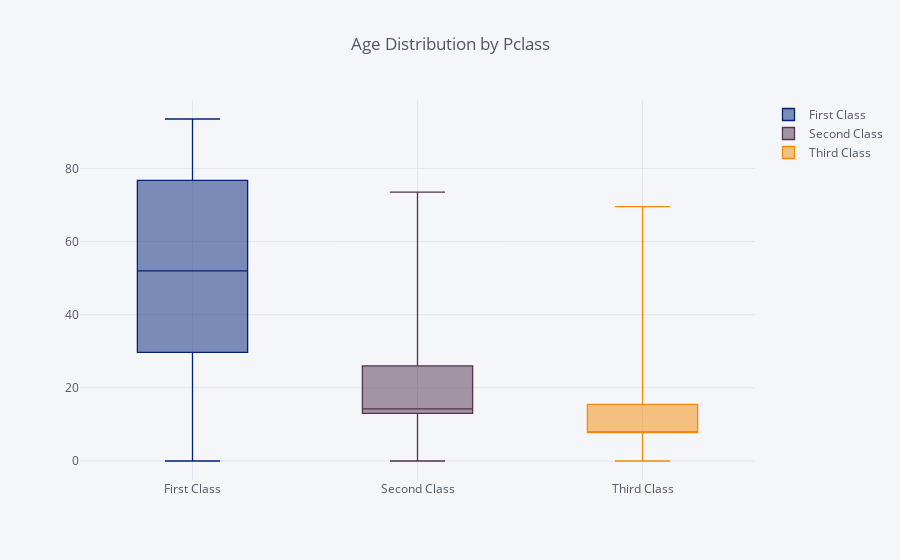

Notebook code for this chart:
### Markdown cell above
## **Age, Fare & Pclass analysis**

### Code cell
train_df_without_fareoutliers = train_df[train_df['Fare'] < 100]
train_df_without_fareoutliers.pivot(columns='Pclass', values='Fare').iplot(kind='box',
                                                                           title='Age Distribution by Pclass',
                                                                           colors=['#002277', '#51344D', '#F58A07'])

### Figure 1 — Plotly figure (JSON) as saved in the notebook; plotly's stock layout.template omitted (floating-point values rounded to 4 significant figures; data arrays with more than 128 entries replaced by an {"elided": "..."} marker saying what was removed)
{"data": [{"boxpoints": false, "line": {"width": 1.3}, "marker": {"color": "rgba(0, 34, 119, 1.0)"}, "name": "First Class", "orientation": "v", "type": "box", "uid": "ce271083-b9e7-42d2-9c09-3268a5c9d265", "y": {"elided": "838 float values"}}, {"boxpoints": false, "line": {"width": 1.3}, "marker": {"color": "rgba(81, 52, 77, 1.0)"}, "name": "Second Class", "orientation": "v", "type": "box", "uid": "4635a7ef-d860-4c5d-8774-71fa5755adb0", "y": {"elided": "838 float values"}}, {"boxpoints": false, "line": {"width": 1.3}, "marker": {"color": "rgba(245, 138, 7, 1.0)"}, "name": "Third Class", "orientation": "v", "type": "box", "uid": "3cf969a5-20e9-473d-a38b-e73b31c2bafa", "y": {"elided": "838 float values"}}], "layout": {"legend": {"bgcolor": "#F5F6F9", "font": {"color": "#4D5663"}}, "paper_bgcolor": "#F5F6F9", "plot_bgcolor": "#F5F6F9", "title": {"font": {"color": "#4D5663"}, "text": "Age Distribution by Pclass"}, "xaxis": {"gridcolor": "#E1E5ED", "showgrid": true, "tickfont": {"color": "#4D5663"}, "title": {"font": {"color": "#4D5663"}, "text": ""}, "zerolinecolor": "#E1E5ED"}, "yaxis": {"gridcolor": "#E1E5ED", "showgrid": true, "tickfont": {"color": "#4D5663"}, "title": {"font": {"color": "#4D5663"}, "text": ""}, "zerolinecolor": "#E1E5ED"}}}
